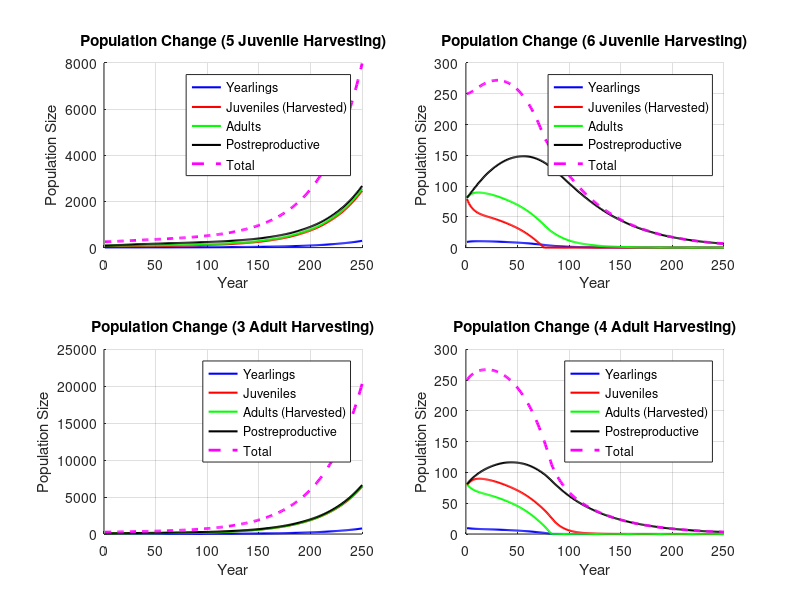

This figure's MATLAB source:
A = [0,0.0043,0.1132,0;
    0.9775,0.9111,0,0;
    0,0.0736,0.9534,0;
    0,0,0.0452,0.9804];

[V, D] = eig(A);
eigenvalues = diag(D);

[max_eigenvalue, index] = max(eigenvalues);
principal_eigenvalue = eigenvalues(index);
principal_eigenvector = V(:, index);
principal_eigenvector = principal_eigenvector / sum(principal_eigenvector);
initial_population = 250 * principal_eigenvector;

T = 250; 

harvest_juvenile = 5; 
harvest_adult = 3; 


population_juvenile = zeros(4, T);
population_adult = zeros(4, T);

population_juvenile(:,1) = initial_population;
population_adult(:,1) = initial_population;


for t = 2:T
    h_juvenile = [0; harvest_juvenile; 0; 0]; 
    population_juvenile(:,t) = A * population_juvenile(:,t-1) - h_juvenile;
    population_juvenile(population_juvenile(:,t) < 0, t) = 0;

    h_adult = [0; 0; harvest_adult; 0]; 
    population_adult(:,t) = A * population_adult(:,t-1) - h_adult;
    population_adult(population_adult(:,t) < 0, t) = 0;
end

total_population_juvenile = sum(population_juvenile,1);
total_population_adult = sum(population_adult,1);

figure;

subplot(2,2,1);
hold on;
plot(1:T, population_juvenile(1,:), 'b', 'LineWidth', 1.5); 
plot(1:T, population_juvenile(2,:), 'r', 'LineWidth', 1.5); 
plot(1:T, population_juvenile(3,:), 'g', 'LineWidth', 1.5); 
plot(1:T, population_juvenile(4,:), 'k', 'LineWidth', 1.5); 
plot(1:T, total_population_juvenile, 'm--', 'LineWidth', 2); 
legend('Yearlings', 'Juveniles (Harvested)', 'Adults', 'Postreproductive', 'Total', 'Location', 'best');
title('Population Change (5 Juvenile Harvesting)');
xlabel('Year');
ylabel('Population Size');
grid on;
hold off;


subplot(2,2,3);
hold on;
plot(1:T, population_adult(1,:), 'b', 'LineWidth', 1.5); 
plot(1:T, population_adult(2,:), 'r', 'LineWidth', 1.5); 
plot(1:T, population_adult(3,:), 'g', 'LineWidth', 1.5); 
plot(1:T, population_adult(4,:), 'k', 'LineWidth', 1.5); 
plot(1:T, total_population_adult, 'm--', 'LineWidth', 2); 
legend('Yearlings', 'Juveniles', 'Adults (Harvested)', 'Postreproductive', 'Total', 'Location', 'best');
title('Population Change (3 Adult Harvesting)');
xlabel('Year');
ylabel('Population Size');
grid on;
hold off;

harvest_juvenile = 6; 
harvest_adult = 4; 

population_juvenile = zeros(4, T);
population_adult = zeros(4, T);

population_juvenile(:,1) = initial_population;
population_adult(:,1) = initial_population;

for t = 2:T
    h_juvenile = [0; harvest_juvenile; 0; 0]; 
    population_juvenile(:,t) = A * population_juvenile(:,t-1) - h_juvenile;
    population_juvenile(population_juvenile(:,t) < 0, t) = 0; 

    h_adult = [0; 0; harvest_adult; 0]; 
    population_adult(:,t) = A * population_adult(:,t-1) - h_adult;
    population_adult(population_adult(:,t) < 0, t) = 0;
end

total_population_juvenile = sum(population_juvenile,1);
total_population_adult = sum(population_adult,1);


subplot(2,2,2);
hold on;
plot(1:T, population_juvenile(1,:), 'b', 'LineWidth', 1.5); 
plot(1:T, population_juvenile(2,:), 'r', 'LineWidth', 1.5); 
plot(1:T, population_juvenile(3,:), 'g', 'LineWidth', 1.5); 
plot(1:T, population_juvenile(4,:), 'k', 'LineWidth', 1.5); 
plot(1:T, total_population_juvenile, 'm--', 'LineWidth', 2); 
legend('Yearlings', 'Juveniles (Harvested)', 'Adults', 'Postreproductive', 'Total', 'Location', 'best');
title('Population Change (6 Juvenile Harvesting)');
xlabel('Year');
ylabel('Population Size');
grid on;
hold off;

subplot(2,2,4);
hold on;
plot(1:T, population_adult(1,:), 'b', 'LineWidth', 1.5); 
plot(1:T, population_adult(2,:), 'r', 'LineWidth', 1.5); 
plot(1:T, population_adult(3,:), 'g', 'LineWidth', 1.5); 
plot(1:T, population_adult(4,:), 'k', 'LineWidth', 1.5); 
plot(1:T, total_population_adult, 'm--', 'LineWidth', 2); 
legend('Yearlings', 'Juveniles', 'Adults (Harvested)', 'Postreproductive', 'Total', 'Location', 'best');
title('Population Change (4 Adult Harvesting)');
xlabel('Year');
ylabel('Population Size');
grid on;
hold off;

